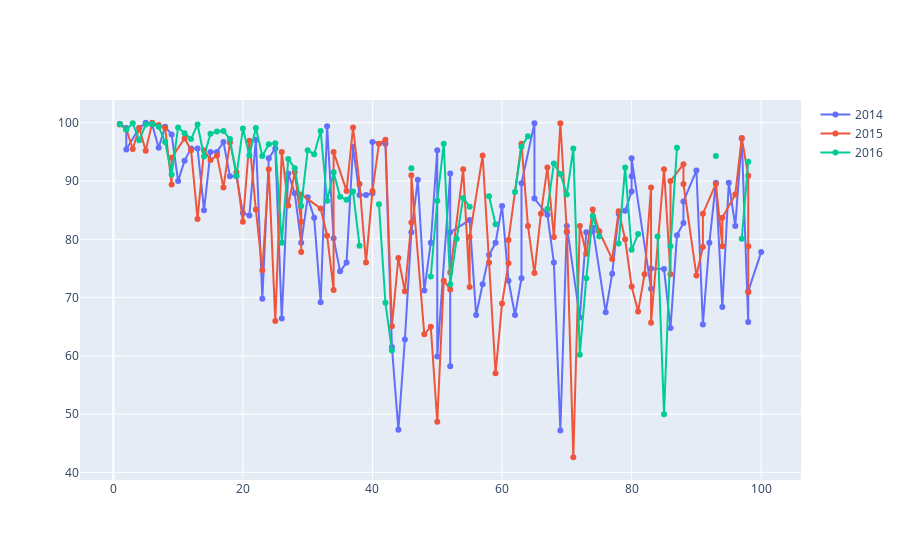

The code cell stored with this chart in its notebook:
### Code cell
trace1=go.Scatter(x=df2014.world_rank,y=df2014.citations,
                  mode='markers+lines',name='2014',
                  text=df2014.university_name)
trace2=go.Scatter(x=df2015.world_rank,y=df2015.citations,
                  mode='markers+lines',name='2015',
                  text=df2015.university_name)
trace3=go.Scatter(x=df2016.world_rank,y=df2016.citations,
                  mode='markers+lines',name='2016',
                  text=df2016.university_name)
data=[trace1,trace2,trace3]
layout=dict(title='Citation Vs World Ranking (top100)',
           xaxis=('World Rank'),yaxis=('Citation'))
iplot(data,layout)

### Figure 1 — Plotly figure (JSON) as saved in the notebook; plotly's stock layout.template omitted (floating-point values rounded to 4 significant figures)
{"data": [{"mode": "markers+lines", "name": "2014", "text": ["California Institute of Technology", "Harvard University", "University of Oxford", "Stanford University", "Massachusetts Institute of Technology", "Princeton University", "University of Cambridge", "University of California, Berkeley", "University of Chicago", "Imperial College London", "Yale University", "University of California, Los Angeles", "Columbia University", "ETH Zurich – Swiss Federal Institute of Technology Zurich", "Johns Hopkins University", "University of Pennsylvania", "Duke University", "University of Michigan", "Cornell University", "University of Toronto", "University College London", "Northwestern University", "University of Tokyo", "Carnegie Mellon University", "University of Washington", "National University of Singapore", "University of Texas at Austin", "Georgia Institute of Technology", "University of Illinois at Urbana-Champaign", "University of Wisconsin-Madison", "University of British Columbia", "London School of Economics and Political Science", "University of California, Santa Barbara", "University of Melbourne", "McGill University", "Karolinska Institute", "École Polytechnique Fédérale de Lausanne", "King’s College London", "University of Edinburgh", "New York University", "University of California, San Diego", "Washington University in St Louis", "University of Hong Kong", "Seoul National University", "Peking University", "University of Minnesota", "University of North Carolina at Chapel Hill", "Australian National University", "Pennsylvania State University", "Boston University", "Tsinghua University", "Brown University", "Kyoto University", "University of California, Davis", "LMU Munich", "Korea Advanced Institute of Science and Technology (KAIST)", "Hong Kong University of Science and Technology", "University of Manchester", "Ohio State University", "Pohang University of Science and Technology", "KU Leuven", "Purdue University", "The University of Queensland", "University of Göttingen", "Rice University", "École Normale Supérieure", "Leiden University", "Heidelberg University", "Delft University of Technology", "University of Southern California", "École Polytechnique", "University of Sydney", "Erasmus University Rotterdam", "University of Basel", "Utrecht University", "Nanyang Technological University", "Wageningen University and Research Center", "University of Pittsburgh", "University of Bristol", "Durham University", "Emory University", "Tufts University", "Michigan State University", "University of Amsterdam", "Ghent University", "Free University of Berlin", "Technical University of Munich", "Case Western Reserve University", "Vanderbilt University", "University of Notre Dame", "Monash University", "McMaster University", "University of California, Irvine", "Humboldt University of Berlin", "University of Rochester", "Pierre and Marie Curie University", "University of Colorado Boulder", "Maastricht University", "University of Groningen", "University of Helsinki"], "type": "scatter", "x": ["1", "2", "2", "4", "5", "6", "7", "8", "9", "10", "11", "12", "13", "14", "15", "16", "17", "18", "19", "20", "21", "22", "23", "24", "25", "26", "27", "28", "29", "30", "31", "32", "33", "34", "35", "36", "37", "38", "39", "40", "40", "42", "43", "44", "45", "46", "47", "48", "49", "50", "50", "52", "52", "52", "55", "56", "57", "58", "59", "60", "61", "62", "63", "63", "65", "65", "67", "68", "69", "70", "70", "72", "73", "74", "74", "76", "77", "78", "79", "80", "80", "80", "83", "83", "85", "86", "87", "88", "88", "90", "91", "92", "93", "94", "95", "96", "97", "98", "98", "100"], "y": [99.8, 99.1, 95.4, 99.1, 100, 99.7, 95.7, 99.3, 98, 90, 93.5, 95.6, 95.6, 85, 95, 95, 96.7, 90.8, 90.8, 84.5, 84.1, 97.1, 69.8, 93.9, 95.6, 66.4, 91.3, 87.9, 79.4, 87.2, 83.7, 69.2, 99.4, 80.2, 74.5, 76, 95.9, 87.6, 87.6, 87.9, 96.7, 96.4, 61.5, 47.3, 62.8, 81.2, 90.2, 71.2, 79.4, 95.3, 59.9, 91.3, 58.2, 81.2, 83.3, 67, 72.3, 77.3, 79.4, 85.7, 72.9, 67, 73.3, 89.6, 99.9, 87, 84.2, 76, 47.2, 81.2, 82.3, 66.6, 81.2, 81.4, 82, 67.5, 74.1, 84.4, 84.9, 88.2, 90.8, 93.9, 71.5, 75, 74.9, 64.8, 80.7, 82.8, 86.5, 91.8, 65.4, 79.4, 89.7, 68.4, 89.7, 82.3, 97.3, 65.8, 71.1, 77.8]}, {"mode": "markers+lines", "name": "2015", "text": ["California Institute of Technology", "Harvard University", "University of Oxford", "Stanford University", "University of Cambridge", "Massachusetts Institute of Technology", "Princeton University", "University of California, Berkeley", "Imperial College London", "Yale University", "University of Chicago", "University of California, Los Angeles", "ETH Zurich – Swiss Federal Institute of Technology Zurich", "Columbia University", "Johns Hopkins University", "University of Pennsylvania", "University of Michigan", "Duke University", "Cornell University", "University of Toronto", "Northwestern University", "University College London", "University of Tokyo", "Carnegie Mellon University", "National University of Singapore", "University of Washington", "Georgia Institute of Technology", "University of Texas at Austin", "LMU Munich", "University of Illinois at Urbana-Champaign", "University of Wisconsin-Madison", "University of British Columbia", "University of Melbourne", "London School of Economics and Political Science", "École Polytechnique Fédérale de Lausanne", "University of Edinburgh", "University of California, Santa Barbara", "New York University", "McGill University", "King’s College London", "University of California, San Diego", "Washington University in St Louis", "University of Hong Kong", "Karolinska Institute", "Australian National University", "University of Minnesota", "University of North Carolina at Chapel Hill", "Peking University", "Tsinghua University", "Seoul National University", "Hong Kong University of Science and Technology", "Korea Advanced Institute of Science and Technology (KAIST)", "University of Manchester", "Brown University", "KU Leuven", "University of California, Davis", "Boston University", "Pennsylvania State University", "Kyoto University", "University of Sydney", "Nanyang Technological University", "École Polytechnique", "Scuola Normale Superiore di Pisa", "Leiden University", "The University of Queensland", "Pohang University of Science and Technology", "University of Göttingen", "Ohio State University", "Rice University", "Heidelberg University", "Delft University of Technology", "Erasmus University Rotterdam", "Wageningen University and Research Center", "University of Bristol", "University of Basel", "University of Southern California", "University of Amsterdam", "École Normale Supérieure", "Utrecht University", "Humboldt University of Berlin", "Free University of Berlin", "Michigan State University", "Durham University", "Monash University", "Middle East Technical University", "University of Arizona", "University of Notre Dame", "Tufts University", "University of California, Irvine", "Ghent University", "University of Massachusetts", "University of Pittsburgh", "Emory University", "McMaster University", "University of Glasgow", "Vanderbilt University", "University of Colorado Boulder", "Stockholm University", "Technical University of Munich", "Uppsala University"], "type": "scatter", "x": ["1", "2", "3", "4", "5", "6", "7", "8", "9", "9", "11", "12", "13", "14", "15", "16", "17", "18", "19", "20", "21", "22", "23", "24", "25", "26", "27", "28", "29", "29", "29", "32", "33", "34", "34", "36", "37", "38", "39", "40", "41", "42", "43", "44", "45", "46", "46", "48", "49", "50", "51", "52", "52", "54", "55", "55", "57", "58", "59", "60", "61", "61", "63", "64", "65", "66", "67", "68", "69", "70", "71", "72", "73", "74", "75", "75", "77", "78", "79", "80", "81", "82", "83", "83", "85", "86", "86", "88", "88", "90", "91", "91", "93", "94", "94", "96", "97", "98", "98", "98"], "y": [99.7, 98.9, 95.5, 99.1, 95.2, 100, 99.6, 99.1, 89.4, 94, 97.3, 95.3, 83.5, 95.3, 93.6, 94.4, 88.9, 96.6, 91.5, 83, 96.9, 85.1, 74.7, 92, 66, 95, 85.8, 91.5, 83, 77.8, 87.7, 85.3, 80.6, 71.3, 95, 88.3, 99.2, 89.5, 76, 88.3, 96.4, 97.1, 65.1, 76.8, 71.1, 82.9, 91, 63.7, 65, 48.7, 72.9, 71.4, 74.3, 92, 71.8, 80.4, 94.4, 76, 57, 69, 75.9, 79.9, 96.4, 82.3, 74.2, 84.4, 92.3, 80.4, 99.9, 81.4, 42.6, 82.3, 77.5, 85.1, 81.4, 81.3, 76.6, 84.8, 80, 71.9, 67.6, 74, 88.9, 65.7, 92, 74, 90, 92.9, 89.5, 73.8, 78.7, 84.4, 89.5, 78.8, 83.7, 87.7, 97.4, 90.9, 78.8, 70.9]}, {"mode": "markers+lines", "name": "2016", "text": ["California Institute of Technology", "University of Oxford", "Stanford University", "University of Cambridge", "Massachusetts Institute of Technology", "Harvard University", "Princeton University", "Imperial College London", "ETH Zurich – Swiss Federal Institute of Technology Zurich", "University of Chicago", "Johns Hopkins University", "Yale University", "University of California, Berkeley", "University College London", "Columbia University", "University of California, Los Angeles", "University of Pennsylvania", "Cornell University", "University of Toronto", "Duke University", "University of Michigan", "Carnegie Mellon University", "London School of Economics and Political Science", "University of Edinburgh", "Northwestern University", "National University of Singapore", "King’s College London", "Karolinska Institute", "LMU Munich", "New York University", "École Polytechnique Fédérale de Lausanne", "University of Washington", "University of Melbourne", "University of British Columbia", "KU Leuven", "University of Illinois at Urbana-Champaign", "Heidelberg University", "McGill University", "University of California, San Diego", "University of California, Santa Barbara", "Georgia Institute of Technology", "Peking University", "University of Tokyo", "University of California, Davis", "University of Hong Kong", "University of Texas at Austin", "Tsinghua University", "Wageningen University and Research Center", "Humboldt University of Berlin", "University of Wisconsin-Madison", "Brown University", "Australian National University", "Technical University of Munich", "École Normale Supérieure", "Nanyang Technological University", "University of Manchester", "University of Sydney", "University of Amsterdam", "Hong Kong University of Science and Technology", "The University of Queensland", "Washington University in St Louis", "Utrecht University", "University of North Carolina at Chapel Hill", "Boston University", "Delft University of Technology", "University of Minnesota", "Leiden University", "University of Southern California", "University of Bristol", "Durham University", "Erasmus University Rotterdam", "Free University of Berlin", "Monash University", "University of Groningen", "Pennsylvania State University", "University of Glasgow", "University of Helsinki", "University of Tübingen", "University of Pittsburgh", "University of Warwick", "Uppsala University", "University of Copenhagen", "University of New South Wales", "University of Freiburg", "Seoul National University", "University of St Andrews", "Vanderbilt University", "Kyoto University", "Maastricht University", "Emory University", "Lund University", "Ohio State University", "University of Exeter", "University of Bonn", "Georgetown University", "McMaster University", "University of Sheffield", "Queen Mary University of London", "University of Göttingen", "Michigan State University"], "type": "scatter", "x": ["1", "2", "3", "4", "5", "6", "7", "8", "9", "10", "11", "12", "13", "14", "15", "16", "17", "18", "19", "20", "21", "22", "23", "24", "25", "26", "27", "28", "29", "30", "31", "32", "33", "34", "35", "36", "37", "38", "=39", "=39", "41", "42", "43", "=44", "=44", "46", "=47", "=47", "49", "50", "51", "52", "53", "54", "55", "=56", "=56", "58", "59", "=60", "=60", "62", "63", "64", "=65", "=65", "67", "68", "69", "70", "71", "72", "73", "74", "75", "=76", "=76", "78", "79", "80", "81", "=82", "=82", "84", "85", "86", "87", "=88", "=88", "=90", "=90", "=90", "93", "=94", "=94", "=94", "97", "98", "=99", "=99"], "y": [99.8, 98.8, 99.9, 97, 99.7, 99.8, 99.3, 96.7, 91.1, 99.2, 98.2, 97.2, 99.7, 94.2, 98.1, 98.5, 98.6, 97.2, 90.9, 99, 94.4, 99.1, 94.3, 96.3, 96.5, 79.4, 93.8, 92.2, 85.7, 95.3, 94.6, 98.6, 86.6, 91.5, 87.3, 86.8, 88.2, 78.9, 98.7, 99.2, 86, 69.1, 60.9, 84.3, 70.1, 92.2, 58.8, 87.8, 73.6, 86.6, 96.4, 72.3, 80.1, 87.1, 85.6, 77.3, 77.5, 87.4, 82.6, 82.4, 99.2, 88.1, 95.9, 97.7, 61.5, 88, 85.2, 93, 91.2, 87.7, 95.6, 60.2, 73.3, 84, 80.5, 92.3, 82.1, 79.3, 92.3, 78.2, 80.9, 86.2, 82.1, 80.5, 50, 78.8, 95.7, 46.6, 82.7, 96.7, 81.3, 83.2, 94.3, 85.3, 82.5, 84.9, 80.1, 93.3, 72.7, 76.8]}], "layout": {}}
